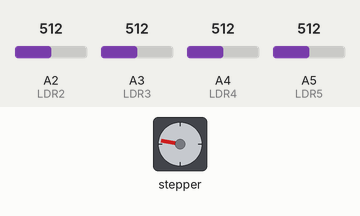
A program run on a simulated Arduino Uno, built with avr-gcc and run on an emulated ATmega328P. Shown: stepper motor. Wiring (inferred from the names in the program): stepper motor driver (200 steps per turn assumed): step pin 4; direction pin 3; enable pin 2. The inputs (shaded band) are chosen by the test bench; at power-on: A2 (LDR2) = 512, A3 (LDR3) = 512, A4 (LDR4) = 512, A5 (LDR5) = 512. What the program prints to the serial monitor is not drawn.

Above: at 1.2 s.
1.3 s: A2 (LDR2) set to 30
At 1.66 s:
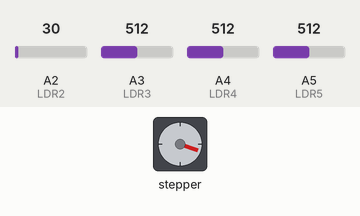
4.3 s: A3 (LDR3) set to 30
At 4.68 s:
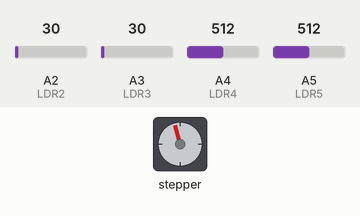
7.3 s: A4 (LDR4) set to 30
At 7.71 s:
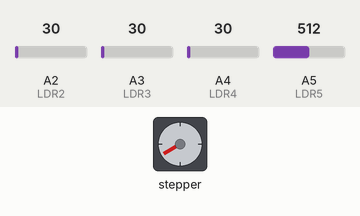
10.3 s: A5 (LDR5) set to 30
At 10.45 s:
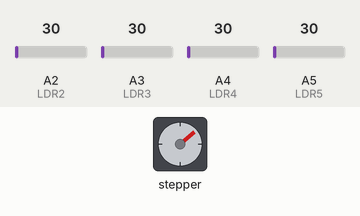
13.3 s: A2 (LDR2) set to 306
16.3 s: A3 (LDR3) set to 306
Timing chart, 0 to 20.3 s (numbered marks = the images above; inputs shaded):
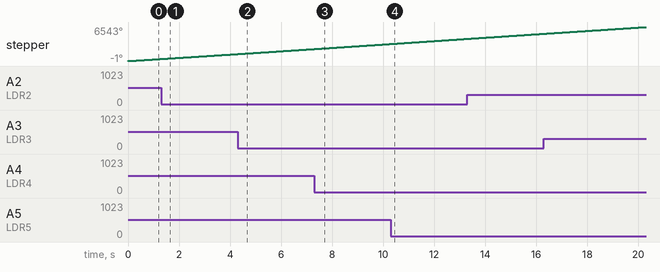

The program:

main.cpp
```cpp
#include <Arduino.h>

//motor
const int pulPin = 4;
const int dirPin = 3;
const int enPin = 2;

int x;

int delayrotacao = 1500;

// LED
/* int LED1 = 8;
int LED2 = 9; */

// sensor LDR
int LDR2 = A2;
int LDR3 = A3;
int LDR4 = A4;
int LDR5 = A5;

int valorLDR2 = 0;

void setup(){

  //motor
  pinMode(pulPin, OUTPUT);
  pinMode(dirPin, OUTPUT);
  pinMode(enPin, OUTPUT);
  digitalWrite(enPin, LOW);


  // debag
  /* pinMode(LED1, OUTPUT);
  pinMode(LED2, OUTPUT); */

  // porta do arduino LDR
  pinMode(LDR2, INPUT);
  pinMode(LDR3, INPUT);
  pinMode(LDR4, INPUT);
  pinMode(LDR5, INPUT);


  //monitor serial
  Serial.begin(115200);
}

void loop(){

  // LDR em loop
  int valorLDR2 = analogRead(LDR2);
  int valorLDR3 = analogRead(LDR3);
  int valorLDR4 = analogRead(LDR4);
  int valorLDR5 = analogRead(LDR5);

  /* digitalWrite(LED1, LOW);
  digitalWrite(LED2, LOW); */

  // --------debug LDR----------
  Serial.print("valorLDR_1: ");
  Serial.println(valorLDR2);

  Serial.print("valorLDR_2: ");
  Serial.println(valorLDR3);

  Serial.print("valorLDR_3: ");
  Serial.println(valorLDR4);

  Serial.print("valorLDR_4: ");
  Serial.println(valorLDR5);

  if (x - 1000)
  {
    digitalWrite(pulPin, HIGH);
    delayMicroseconds(delayrotacao);
    digitalWrite(pulPin, LOW);
    delayMicroseconds(delayrotacao);
  }

  digitalWrite(dirPin, HIGH);

  /* while (valorLDR2 || valorLDR3 > 80)
  {
    // motor
    digitalWrite(dirPin, LOW);
    digitalWrite(pulPin, LOW);
    delayMicroseconds(delayrotacao);

    analogWrite(LED1, HIGH);

    Serial.print("valorLDR2: ");
    Serial.println(valorLDR2);

    Serial.print("valorLDR3: ");
    Serial.println(valorLDR3);
  };

  while (valorLDR4 || valorLDR5 > 80)
  {
    // motor
    digitalWrite(dirPin, HIGH);
    digitalWrite(pulPin, LOW);
    delayMicroseconds(delayrotacao);

    analogWrite(LED2, HIGH);

    Serial.print("valorLDR4: ");
    Serial.println(valorLDR4);

    Serial.print("valorLDR5: ");
    Serial.println(valorLDR5);
  }; */

}
```
